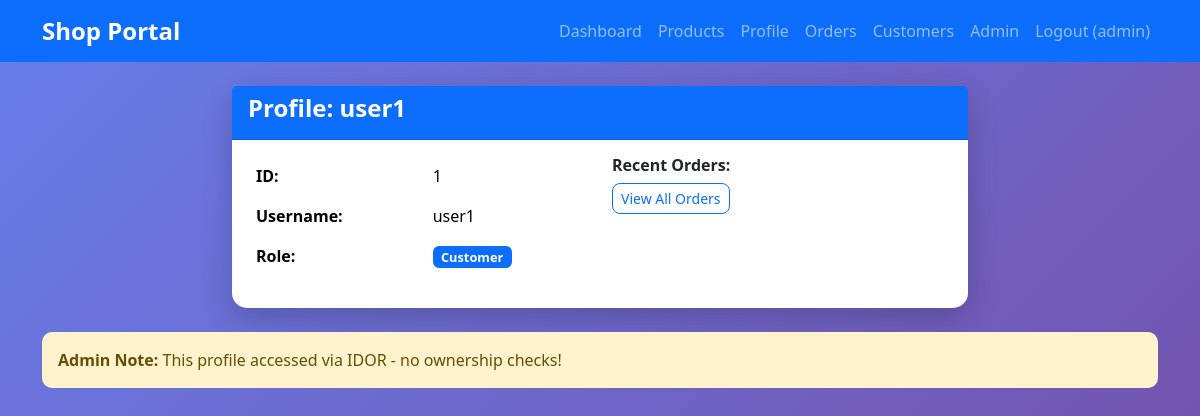
Screenshot of /profile?id=1 (signed in) with the database file from the repository.
### tables this page shows
CREATE TABLE users (
            id INTEGER PRIMARY KEY AUTOINCREMENT,
            username TEXT UNIQUE NOT NULL,
            password TEXT NOT NULL,
            role TEXT NOT NULL
        );

### app.py (the view)
@app.route('/profile')
def profile():
    if 'user_id' not in session:
        return redirect(url_for('login'))
    user_id = request.args.get('id', session['user_id'])
    conn = get_db_connection()
    query = f"SELECT * FROM users WHERE id = '{user_id}'"
    print(f"PROFILE SQL: {query}")
    user = conn.execute(query).fetchone()
    conn.close()
    if not user:
        abort(404)
    return render_template('profile.html', profile_user=user, current_user=session)

### app.py (called while the page is built)
def get_db_connection():
    conn = sqlite3.connect('shop.db')
    conn.row_factory = sqlite3.Row
    return conn

### templates/profile.html (shortened to what this page needs)
{% extends "base.html" %}
{% block content %}
<div class="row justify-content-center">
    <div class="col-md-8">
        <div class="card">
            <div class="card-header bg-primary text-white">
                <h4>Profile: {{ profile_user.username }}</h4>
            </div>
            <div class="card-body">
                <div class="row">
                    <div class="col-md-6">
                        <table class="table table-borderless">
                            <tr>
                                <td><strong>ID:</strong></td>
                                <td>{{ profile_user.id }}</td>
                            </tr>
                            <tr>
                                <td><strong>Username:</strong></td>
                                <td>{{ profile_user.username }}</td>
                            </tr>
                            <tr>
                                <td><strong>Role:</strong></td>
                                <td>
                                    <span class="badge bg-{{ 'primary' if profile_user.role == 'customer' else 'warning' if profile_user.role == 'staff' else 'danger' }}">
                                        {{ profile_user.role|title }}
                                    </span>
                                </td>
                            </tr>
                        </table>
                    </div>
                    <div class="col-md-6">
                        <h6>Recent Orders:</h6>
                        {% if session.role == 'admin' or profile_user.id == current_user.user_id %}
                        <a href="{{ url_for('orders', user_id=profile_user.id) }}" class="btn btn-sm btn-outline-primary">View All Orders</a>
                        {% endif %}
                    </div>
                </div>
            </div>
        </div>
    </div>
</div>
{% if session.role == 'admin' %}
<div class="row mt-4">
    <div class="col-md-12">
        <div class="alert alert-warning">
            <strong>Admin Note:</strong> This profile accessed via IDOR - no ownership checks!
        </div>
    </div>
</div>
{% endif %}
{% endblock %}

### static/style.css (style rules this page uses)
body { background: linear-gradient(135deg, #667eea 0%, #764ba2 100%); min-height: 100vh; font-family: 'Segoe UI', Tahoma, Geneva, Verdana, sans-serif; }
.card { border: none; border-radius: 15px; box-shadow: 0 10px 30px rgba(0,0,0,0.2); transition: transform 0.2s; }
.alert { border-radius: 10px; border: none; }
.btn { border-radius: 8px; font-weight: 500; }
h2, h3, h4, h5, h6 { font-weight: 600; }
.badge { font-size: 0.8em; }

### rows the page displays
users: username "user1", id "1", role "Customer"

### other values shown
{{ session.username }} "admin"
